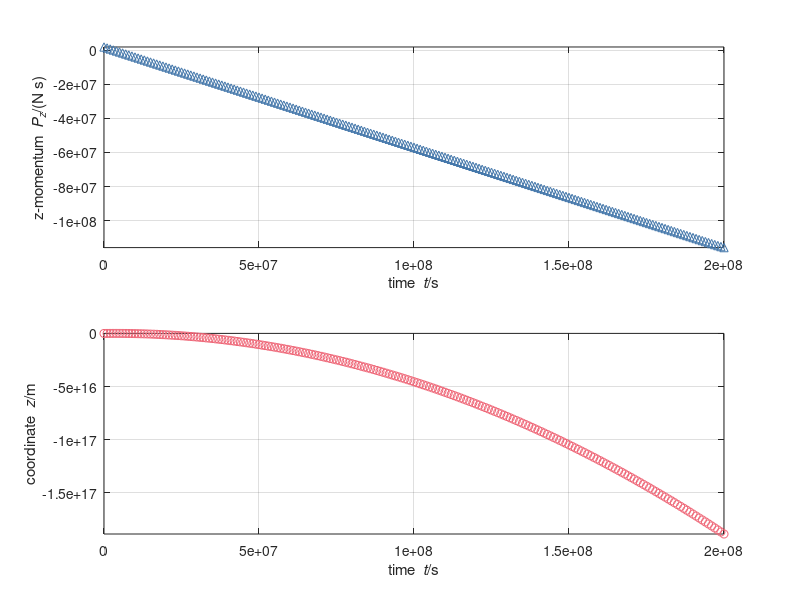

Recreate this plot in MATLAB.
%%% Numerical simulation of relativistic motion with gravity
%% Coordinates (t, x, y, z)

%% Constants
m = 0.06;       % kg: tennis ball's mass-energy
g = 9.8;        % N/kg: gravitational acceleration
c = 299792458;  % m/s: speed of light

%% Initial conditions
t = 0;              % s: initial time
r = [0, 0, 0];      % m: initial position vector
P = [0, 0, 1.8e6];  % N s: initial momentum vector

%% Boundary conditions
F = [0, 0, 0];           % N: momentum influx
G = -m * g * [0, 0, 1];  % N: momentum supply

%% Time-iteration parameters
t1 = 2e8; % s: final time
dt = 1e6; % s: time step %@

%% Plotting
dtplot = t1/360;  % time interval between plots
tplot = dtplot;   % time for next plot
figure
subplot(2, 1, 1); plot(t, P(3), '^', 'color', '#4477AA')
xlabel('time {\it t}/s'); ylabel('z-momentum {\it P_z}/(N s)')
axis('tight'); xlim([0, t1]); grid on; hold on
subplot(2, 1, 2); plot(t, r(3), 'o', 'color', '#EE6677')
xlabel('time {\it t}/s'); ylabel('coordinate {\it z}/m')
axis('tight'); xlim([0, t1]); grid on; hold on %@

%% Numerical time integration
while t < t1

  %% constitutive relations
  v = P / sqrt(m^2 + norm(P)^2 / c^2);
  v = P / m;

  %% step forward in time with balance laws
  t = t + dt;
  P = P + (F + G) * dt;
  r = r + v * dt; %@

  %% plot
  if t > tplot
    subplot(2, 1, 1); plot(t, P(3), '^', 'color', '#4477AA')
    subplot(2, 1, 2); plot(t, r(3), 'o', 'color', '#EE6677')
    pause(0)
    tplot = tplot + dtplot;
  end %@
end
